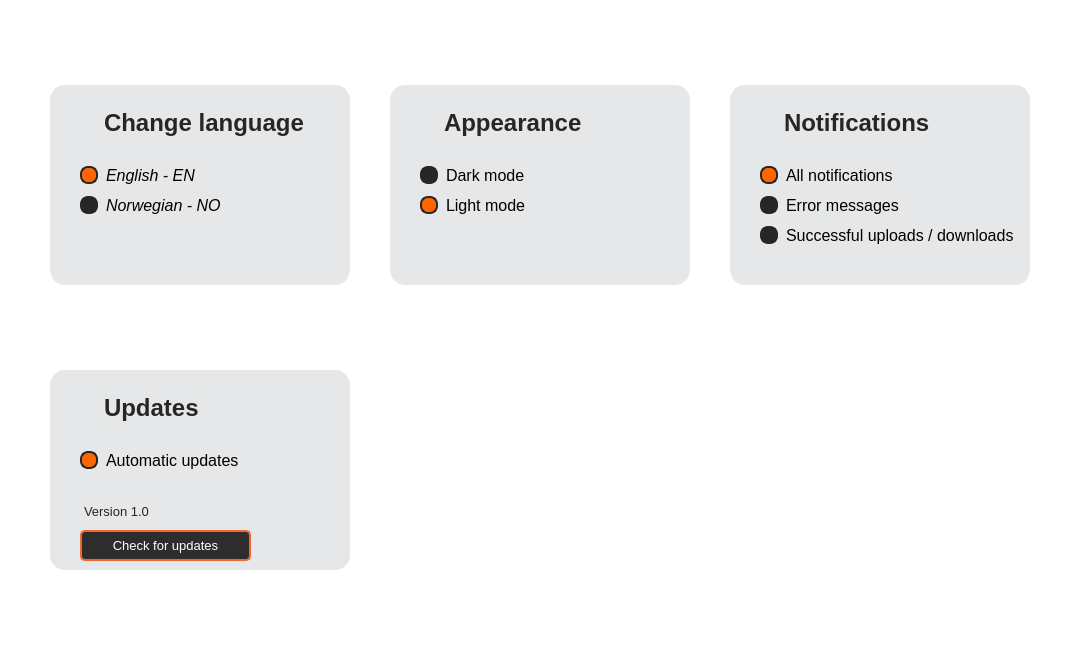
<?xml version="1.0" encoding="UTF-8"?>
<ui version="4.0">
 <class>MainWindow</class>
 <widget class="QMainWindow" name="MainWindow">
  <property name="geometry">
   <rect>
    <x>0</x>
    <y>0</y>
    <width>1082</width>
    <height>655</height>
   </rect>
  </property>
  <property name="windowTitle">
   <string>MainWindow</string>
  </property>
  <property name="styleSheet">
   <string notr="true">QWidget QFrame {
	border:none;
}</string>
  </property>
  <widget class="QWidget" name="centralwidget">
   <layout class="QVBoxLayout" name="verticalLayout">
    <property name="spacing">
     <number>0</number>
    </property>
    <property name="leftMargin">
     <number>0</number>
    </property>
    <property name="topMargin">
     <number>0</number>
    </property>
    <property name="rightMargin">
     <number>0</number>
    </property>
    <property name="bottomMargin">
     <number>0</number>
    </property>
    <item>
     <widget class="QFrame" name="frame">
      <property name="layoutDirection">
       <enum>Qt::LeftToRight</enum>
      </property>
      <property name="styleSheet">
       <string notr="true">background-color: rgb(255, 255, 255);</string>
      </property>
      <property name="frameShape">
       <enum>QFrame::StyledPanel</enum>
      </property>
      <property name="frameShadow">
       <enum>QFrame::Raised</enum>
      </property>
      <layout class="QGridLayout" name="gridLayout">
       <property name="leftMargin">
        <number>50</number>
       </property>
       <property name="topMargin">
        <number>60</number>
       </property>
       <property name="rightMargin">
        <number>50</number>
       </property>
       <property name="bottomMargin">
        <number>60</number>
       </property>
       <property name="horizontalSpacing">
        <number>40</number>
       </property>
       <property name="verticalSpacing">
        <number>60</number>
       </property>
       <item row="0" column="2">
        <widget class="QFrame" name="frameNotifications">
         <property name="sizePolicy">
          <sizepolicy hsizetype="Fixed" vsizetype="Fixed">
           <horstretch>0</horstretch>
           <verstretch>0</verstretch>
          </sizepolicy>
         </property>
         <property name="minimumSize">
          <size>
           <width>300</width>
           <height>200</height>
          </size>
         </property>
         <property name="maximumSize">
          <size>
           <width>300</width>
           <height>200</height>
          </size>
         </property>
         <property name="styleSheet">
          <string notr="true">QFrame {
	background-color: rgb(230, 231, 232);
    border-radius: 15px;
}
</string>
         </property>
         <property name="frameShape">
          <enum>QFrame::StyledPanel</enum>
         </property>
         <property name="frameShadow">
          <enum>QFrame::Raised</enum>
         </property>
         <widget class="QPlainTextEdit" name="plainTextNotifications">
          <property name="geometry">
           <rect>
            <x>50</x>
            <y>20</y>
            <width>161</width>
            <height>41</height>
           </rect>
          </property>
          <property name="font">
           <font>
            <family>Arial</family>
            <pointsize>18</pointsize>
            <weight>75</weight>
            <bold>true</bold>
           </font>
          </property>
          <property name="styleSheet">
           <string notr="true">color: rgb(38, 38, 38);</string>
          </property>
          <property name="verticalScrollBarPolicy">
           <enum>Qt::ScrollBarAlwaysOff</enum>
          </property>
          <property name="horizontalScrollBarPolicy">
           <enum>Qt::ScrollBarAlwaysOff</enum>
          </property>
          <property name="plainText">
           <string>Notifications</string>
          </property>
         </widget>
         <widget class="QLabel" name="labelBell">
          <property name="geometry">
           <rect>
            <x>26</x>
            <y>26</y>
            <width>24</width>
            <height>24</height>
           </rect>
          </property>
          <property name="styleSheet">
           <string notr="true">image: url(:/bell/assets/BellVector.svg);</string>
          </property>
          <property name="text">
           <string/>
          </property>
         </widget>
         <widget class="QRadioButton" name="radioButtonAllNotifications">
          <property name="geometry">
           <rect>
            <x>30</x>
            <y>80</y>
            <width>141</width>
            <height>21</height>
           </rect>
          </property>
          <property name="font">
           <font>
            <family>Arial</family>
            <pointsize>12</pointsize>
            <italic>false</italic>
           </font>
          </property>
          <property name="styleSheet">
           <string notr="true">QRadioButton::indicator {
    width: 14px;
    height: 14px;
    border-radius: 8px;
    border: 2px solid #262626;
    background-color: #262626;
}

/* Checked state */
QRadioButton::indicator:checked {
    background-color: #FF6600;
    border: 2px solid #262626; 
}

/* Hover */
QRadioButton::indicator:hover {
    background-color: #343534;
}

/* Hover for checked state */
QRadioButton::indicator:checked:hover {
    background-color: #FF6600;
}

/* Radio button text */
QRadioButton {
    spacing: 8px;
    color: black;
	background-color: transparent;
}
</string>
          </property>
          <property name="text">
           <string>All notifications</string>
          </property>
          <property name="iconSize">
           <size>
            <width>20</width>
            <height>20</height>
           </size>
          </property>
          <property name="checked">
           <bool>true</bool>
          </property>
         </widget>
         <widget class="QRadioButton" name="radioButtonErrorMessages">
          <property name="geometry">
           <rect>
            <x>30</x>
            <y>110</y>
            <width>151</width>
            <height>21</height>
           </rect>
          </property>
          <property name="font">
           <font>
            <family>Arial</family>
            <pointsize>12</pointsize>
            <italic>false</italic>
           </font>
          </property>
          <property name="styleSheet">
           <string notr="true">QRadioButton::indicator {
    width: 14px;
    height: 14px;
    border-radius: 8px;
    border: 2px solid #262626;
    background-color: #262626;
}

/* Checked state */
QRadioButton::indicator:checked {
    background-color: #FF6600;
    border: 2px solid #262626; 
}

/* Hover */
QRadioButton::indicator:hover {
    background-color: #343534;
}

/* Hover for checked state */
QRadioButton::indicator:checked:hover {
    background-color: #FF6600;
}

/* Radio button text */
QRadioButton {
    spacing: 8px;
    color: black;
	background-color: transparent;
}
</string>
          </property>
          <property name="text">
           <string>Error messages</string>
          </property>
          <property name="iconSize">
           <size>
            <width>20</width>
            <height>20</height>
           </size>
          </property>
          <property name="checked">
           <bool>false</bool>
          </property>
         </widget>
         <widget class="QRadioButton" name="radioButtonSucUplDwl">
          <property name="geometry">
           <rect>
            <x>30</x>
            <y>140</y>
            <width>261</width>
            <height>21</height>
           </rect>
          </property>
          <property name="font">
           <font>
            <family>Arial</family>
            <pointsize>12</pointsize>
            <italic>false</italic>
           </font>
          </property>
          <property name="styleSheet">
           <string notr="true">QRadioButton::indicator {
    width: 14px;
    height: 14px;
    border-radius: 8px;
    border: 2px solid #262626;
    background-color: #262626;
}

/* Checked state */
QRadioButton::indicator:checked {
    background-color: #FF6600;
    border: 2px solid #262626; 
}

/* Hover */
QRadioButton::indicator:hover {
    background-color: #343534;
}

/* Hover for checked state */
QRadioButton::indicator:checked:hover {
    background-color: #FF6600;
}

/* Radio button text */
QRadioButton {
    spacing: 8px;
    color: black;
	background-color: transparent;
}
</string>
          </property>
          <property name="text">
           <string>Successful uploads / downloads</string>
          </property>
          <property name="iconSize">
           <size>
            <width>20</width>
            <height>20</height>
           </size>
          </property>
          <property name="checked">
           <bool>false</bool>
          </property>
         </widget>
        </widget>
       </item>
       <item row="0" column="0">
        <widget class="QFrame" name="frameChangeLanguage">
         <property name="sizePolicy">
          <sizepolicy hsizetype="Fixed" vsizetype="Fixed">
           <horstretch>0</horstretch>
           <verstretch>0</verstretch>
          </sizepolicy>
         </property>
         <property name="minimumSize">
          <size>
           <width>300</width>
           <height>200</height>
          </size>
         </property>
         <property name="maximumSize">
          <size>
           <width>300</width>
           <height>200</height>
          </size>
         </property>
         <property name="layoutDirection">
          <enum>Qt::LeftToRight</enum>
         </property>
         <property name="styleSheet">
          <string notr="true">QFrame {
	background-color: rgb(230, 231, 232);
    border-radius: 15px;
}
</string>
         </property>
         <property name="frameShape">
          <enum>QFrame::StyledPanel</enum>
         </property>
         <property name="frameShadow">
          <enum>QFrame::Raised</enum>
         </property>
         <widget class="QPlainTextEdit" name="plainTextChangeLanguage">
          <property name="geometry">
           <rect>
            <x>50</x>
            <y>20</y>
            <width>211</width>
            <height>41</height>
           </rect>
          </property>
          <property name="font">
           <font>
            <family>Arial</family>
            <pointsize>18</pointsize>
            <weight>75</weight>
            <bold>true</bold>
           </font>
          </property>
          <property name="styleSheet">
           <string notr="true">color: rgb(38, 38, 38);</string>
          </property>
          <property name="verticalScrollBarPolicy">
           <enum>Qt::ScrollBarAlwaysOff</enum>
          </property>
          <property name="horizontalScrollBarPolicy">
           <enum>Qt::ScrollBarAlwaysOff</enum>
          </property>
          <property name="plainText">
           <string>Change language</string>
          </property>
         </widget>
         <widget class="QLabel" name="labelGlobe">
          <property name="geometry">
           <rect>
            <x>26</x>
            <y>26</y>
            <width>24</width>
            <height>24</height>
           </rect>
          </property>
          <property name="styleSheet">
           <string notr="true">image: url(:/globe/assets/VectorGlobe.png);</string>
          </property>
          <property name="text">
           <string/>
          </property>
         </widget>
         <widget class="QRadioButton" name="radioButtonEnglish">
          <property name="geometry">
           <rect>
            <x>30</x>
            <y>80</y>
            <width>121</width>
            <height>21</height>
           </rect>
          </property>
          <property name="font">
           <font>
            <family>Arial</family>
            <pointsize>12</pointsize>
            <italic>true</italic>
           </font>
          </property>
          <property name="styleSheet">
           <string notr="true">QRadioButton::indicator {
    width: 14px;
    height: 14px;
    border-radius: 8px;
    border: 2px solid #262626;
    background-color: #262626;
}

/* Checked state */
QRadioButton::indicator:checked {
    background-color: #FF6600;
    border: 2px solid #262626; 
}

/* Hover */
QRadioButton::indicator:hover {
    background-color: #343534;
}

/* Hover for checked state */
QRadioButton::indicator:checked:hover {
    background-color: #FF6600;
}

/* Radio button text */
QRadioButton {
    spacing: 8px;
    color: black;
	background-color: transparent;
}
</string>
          </property>
          <property name="text">
           <string>English - EN</string>
          </property>
          <property name="iconSize">
           <size>
            <width>20</width>
            <height>20</height>
           </size>
          </property>
          <property name="checked">
           <bool>true</bool>
          </property>
         </widget>
         <widget class="QRadioButton" name="radioButtonNorwegian">
          <property name="geometry">
           <rect>
            <x>30</x>
            <y>110</y>
            <width>141</width>
            <height>21</height>
           </rect>
          </property>
          <property name="font">
           <font>
            <family>Arial</family>
            <pointsize>12</pointsize>
            <italic>true</italic>
           </font>
          </property>
          <property name="styleSheet">
           <string notr="true">QRadioButton::indicator {
    width: 14px;
    height: 14px;
    border-radius: 8px;
    border: 2px solid #262626;
    background-color: #262626;
}

/* Checked state */
QRadioButton::indicator:checked {
    background-color: #FF6600;
    border: 2px solid #262626; 
}

/* Hover */
QRadioButton::indicator:hover {
    background-color: #343534;
}

/* Hover for checked state */
QRadioButton::indicator:checked:hover {
    background-color: #FF6600;
}

/* Radio button text */
QRadioButton {
    spacing: 8px;
    color: black;
	background-color: transparent;
}
</string>
          </property>
          <property name="text">
           <string>Norwegian - NO</string>
          </property>
          <property name="iconSize">
           <size>
            <width>20</width>
            <height>20</height>
           </size>
          </property>
          <property name="checked">
           <bool>false</bool>
          </property>
         </widget>
        </widget>
       </item>
       <item row="1" column="0">
        <widget class="QFrame" name="frameUpdates">
         <property name="sizePolicy">
          <sizepolicy hsizetype="Fixed" vsizetype="Fixed">
           <horstretch>0</horstretch>
           <verstretch>0</verstretch>
          </sizepolicy>
         </property>
         <property name="minimumSize">
          <size>
           <width>300</width>
           <height>200</height>
          </size>
         </property>
         <property name="maximumSize">
          <size>
           <width>300</width>
           <height>200</height>
          </size>
         </property>
         <property name="styleSheet">
          <string notr="true">QFrame {
	background-color: rgb(230, 231, 232);
    border-radius: 15px;
}
</string>
         </property>
         <property name="frameShape">
          <enum>QFrame::StyledPanel</enum>
         </property>
         <property name="frameShadow">
          <enum>QFrame::Sunken</enum>
         </property>
         <property name="lineWidth">
          <number>1</number>
         </property>
         <widget class="QPlainTextEdit" name="plainTextUpdates">
          <property name="geometry">
           <rect>
            <x>50</x>
            <y>20</y>
            <width>111</width>
            <height>41</height>
           </rect>
          </property>
          <property name="font">
           <font>
            <family>Arial</family>
            <pointsize>18</pointsize>
            <weight>75</weight>
            <bold>true</bold>
           </font>
          </property>
          <property name="styleSheet">
           <string notr="true">color: rgb(38, 38, 38);</string>
          </property>
          <property name="verticalScrollBarPolicy">
           <enum>Qt::ScrollBarAlwaysOff</enum>
          </property>
          <property name="horizontalScrollBarPolicy">
           <enum>Qt::ScrollBarAlwaysOff</enum>
          </property>
          <property name="plainText">
           <string>Updates</string>
          </property>
         </widget>
         <widget class="QLabel" name="labelUpdate">
          <property name="geometry">
           <rect>
            <x>26</x>
            <y>26</y>
            <width>24</width>
            <height>24</height>
           </rect>
          </property>
          <property name="styleSheet">
           <string notr="true">image: url(:/update/assets/UpdateVector.svg);</string>
          </property>
          <property name="text">
           <string/>
          </property>
         </widget>
         <widget class="QRadioButton" name="radioButtonAutoUpdate">
          <property name="geometry">
           <rect>
            <x>30</x>
            <y>80</y>
            <width>161</width>
            <height>21</height>
           </rect>
          </property>
          <property name="font">
           <font>
            <family>Arial</family>
            <pointsize>12</pointsize>
            <italic>false</italic>
           </font>
          </property>
          <property name="styleSheet">
           <string notr="true">QRadioButton::indicator {
    width: 14px;
    height: 14px;
    border-radius: 8px;
    border: 2px solid #262626;
    background-color: #262626;
}

/* Checked state */
QRadioButton::indicator:checked {
    background-color: #FF6600;
    border: 2px solid #262626; 
}

/* Hover */
QRadioButton::indicator:hover {
    background-color: #343534;
}

/* Hover for checked state */
QRadioButton::indicator:checked:hover {
    background-color: #FF6600;
}

/* Radio button text */
QRadioButton {
    spacing: 8px;
    color: black;
	background-color: transparent;
}
</string>
          </property>
          <property name="text">
           <string>Automatic updates</string>
          </property>
          <property name="iconSize">
           <size>
            <width>20</width>
            <height>20</height>
           </size>
          </property>
          <property name="checked">
           <bool>true</bool>
          </property>
         </widget>
         <widget class="QPlainTextEdit" name="plainTextEdit_5">
          <property name="geometry">
           <rect>
            <x>30</x>
            <y>130</y>
            <width>81</width>
            <height>21</height>
           </rect>
          </property>
          <property name="font">
           <font>
            <family>Arial</family>
            <pointsize>10</pointsize>
           </font>
          </property>
          <property name="styleSheet">
           <string notr="true">color: rgb(38, 38, 38);</string>
          </property>
          <property name="verticalScrollBarPolicy">
           <enum>Qt::ScrollBarAlwaysOff</enum>
          </property>
          <property name="horizontalScrollBarPolicy">
           <enum>Qt::ScrollBarAlwaysOff</enum>
          </property>
          <property name="plainText">
           <string>Version 1.0</string>
          </property>
         </widget>
         <widget class="QPushButton" name="pushButtonCheckUpdates">
          <property name="geometry">
           <rect>
            <x>30</x>
            <y>160</y>
            <width>171</width>
            <height>31</height>
           </rect>
          </property>
          <property name="font">
           <font>
            <family>Arial</family>
            <pointsize>10</pointsize>
           </font>
          </property>
          <property name="styleSheet">
           <string notr="true">QPushButton {
    color: #FFFFFF;
    background-color: #2D2D2D;
    border: 2px solid #F2662A; 
    border-radius: 5px; 
    padding: 5px 10px; 
}

QPushButton:hover {
    background-color: #3E3E3E;
}

QPushButton:pressed {
    background-color: #1A1A1A;
}

QPushButton:focus {
    outline: none;
}
</string>
          </property>
          <property name="text">
           <string>Check for updates</string>
          </property>
         </widget>
        </widget>
       </item>
       <item row="0" column="1">
        <widget class="QFrame" name="frameAppearance">
         <property name="sizePolicy">
          <sizepolicy hsizetype="Fixed" vsizetype="Fixed">
           <horstretch>0</horstretch>
           <verstretch>0</verstretch>
          </sizepolicy>
         </property>
         <property name="minimumSize">
          <size>
           <width>300</width>
           <height>200</height>
          </size>
         </property>
         <property name="maximumSize">
          <size>
           <width>300</width>
           <height>200</height>
          </size>
         </property>
         <property name="styleSheet">
          <string notr="true">QFrame {
	background-color: rgb(230, 231, 232);
    border-radius: 15px;
}
</string>
         </property>
         <property name="frameShape">
          <enum>QFrame::StyledPanel</enum>
         </property>
         <property name="frameShadow">
          <enum>QFrame::Raised</enum>
         </property>
         <widget class="QPlainTextEdit" name="plainTextAppearance">
          <property name="geometry">
           <rect>
            <x>50</x>
            <y>20</y>
            <width>181</width>
            <height>41</height>
           </rect>
          </property>
          <property name="font">
           <font>
            <family>Arial</family>
            <pointsize>18</pointsize>
            <weight>75</weight>
            <bold>true</bold>
           </font>
          </property>
          <property name="styleSheet">
           <string notr="true">color: rgb(38, 38, 38);</string>
          </property>
          <property name="verticalScrollBarPolicy">
           <enum>Qt::ScrollBarAlwaysOff</enum>
          </property>
          <property name="horizontalScrollBarPolicy">
           <enum>Qt::ScrollBarAlwaysOff</enum>
          </property>
          <property name="plainText">
           <string>Appearance</string>
          </property>
         </widget>
         <widget class="QLabel" name="labelSun">
          <property name="geometry">
           <rect>
            <x>26</x>
            <y>26</y>
            <width>24</width>
            <height>24</height>
           </rect>
          </property>
          <property name="styleSheet">
           <string notr="true">image: url(:/sun/assets/SunVector.svg);</string>
          </property>
          <property name="text">
           <string/>
          </property>
         </widget>
         <widget class="QRadioButton" name="radioButtonDarkMode">
          <property name="geometry">
           <rect>
            <x>30</x>
            <y>80</y>
            <width>121</width>
            <height>21</height>
           </rect>
          </property>
          <property name="font">
           <font>
            <family>Arial</family>
            <pointsize>12</pointsize>
            <italic>false</italic>
           </font>
          </property>
          <property name="styleSheet">
           <string notr="true">QRadioButton::indicator {
    width: 14px;
    height: 14px;
    border-radius: 8px;
    border: 2px solid #262626;
    background-color: #262626;
}

/* Checked state */
QRadioButton::indicator:checked {
    background-color: #FF6600;
    border: 2px solid #262626; 
}

/* Hover */
QRadioButton::indicator:hover {
    background-color: #343534;
}

/* Hover for checked state */
QRadioButton::indicator:checked:hover {
    background-color: #FF6600;
}

/* Radio button text */
QRadioButton {
    spacing: 8px;
    color: black;
	background-color: transparent;
}
</string>
          </property>
          <property name="text">
           <string>Dark mode</string>
          </property>
          <property name="iconSize">
           <size>
            <width>20</width>
            <height>20</height>
           </size>
          </property>
          <property name="checked">
           <bool>false</bool>
          </property>
         </widget>
         <widget class="QRadioButton" name="radioButtonLightMode">
          <property name="geometry">
           <rect>
            <x>30</x>
            <y>110</y>
            <width>121</width>
            <height>21</height>
           </rect>
          </property>
          <property name="font">
           <font>
            <family>Arial</family>
            <pointsize>12</pointsize>
            <italic>false</italic>
           </font>
          </property>
          <property name="styleSheet">
           <string notr="true">QRadioButton::indicator {
    width: 14px;
    height: 14px;
    border-radius: 8px;
    border: 2px solid #262626;
    background-color: #262626;
}

/* Checked state */
QRadioButton::indicator:checked {
    background-color: #FF6600;
    border: 2px solid #262626; 
}

/* Hover */
QRadioButton::indicator:hover {
    background-color: #343534;
}

/* Hover for checked state */
QRadioButton::indicator:checked:hover {
    background-color: #FF6600;
}

/* Radio button text */
QRadioButton {
    spacing: 8px;
    color: black;
	background-color: transparent;
}
</string>
          </property>
          <property name="text">
           <string>Light mode</string>
          </property>
          <property name="iconSize">
           <size>
            <width>20</width>
            <height>20</height>
           </size>
          </property>
          <property name="checked">
           <bool>true</bool>
          </property>
         </widget>
        </widget>
       </item>
      </layout>
     </widget>
    </item>
   </layout>
  </widget>
  <action name="actionLogo">
   <property name="enabled">
    <bool>true</bool>
   </property>
   <property name="icon">
    <iconset>
     <normaloff>assets/Mnemonic logo.png</normaloff>assets/Mnemonic logo.png</iconset>
   </property>
   <property name="text">
    <string>Logo</string>
   </property>
  </action>
  <action name="analyzedDataActionButton">
   <property name="text">
    <string>Analyzed Data</string>
   </property>
   <property name="font">
    <font>
     <family>Arial</family>
     <pointsize>20</pointsize>
     <weight>75</weight>
     <italic>false</italic>
     <bold>true</bold>
    </font>
   </property>
  </action>
  <action name="actionPlugins">
   <property name="text">
    <string>Plugins</string>
   </property>
   <property name="font">
    <font>
     <family>Arial</family>
     <pointsize>20</pointsize>
     <weight>75</weight>
     <bold>true</bold>
    </font>
   </property>
  </action>
  <action name="actionSettings">
   <property name="icon">
    <iconset>
     <normaloff>assets/Settings.png</normaloff>assets/Settings.png</iconset>
   </property>
   <property name="text">
    <string>Settings</string>
   </property>
  </action>
 </widget>
 <resources>
  <include location="../ChangeLanguage.qrc"/>
  <include location="../Updates.qrc"/>
  <include location="../Notifications.qrc"/>
  <include location="../Appearance.qrc"/>
 </resources>
 <connections/>
</ui>
